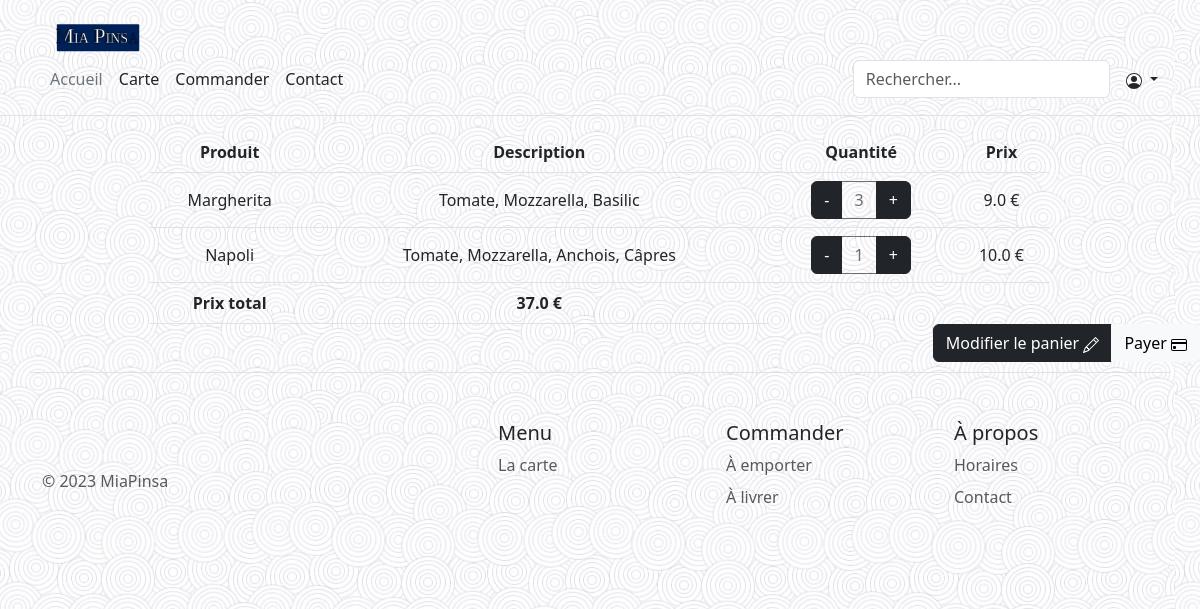
Screenshot of /commander/valider_panier/ (signed in) with the database file from the repository.
### livraison/models.py (models this page shows, shortened)
class Detail(models.Model):
    detail_quantite = models.IntegerField(default=1)
    detail_notes = models.TextField(max_length=1000, null=True)
    detail_produit = models.ForeignKey(Produit, on_delete=models.CASCADE)
    detail_commande = models.ForeignKey(Commande, on_delete=models.CASCADE)

class Produit(models.Model):
    produit_libelle = models.CharField(max_length=128)
    produit_prix = models.FloatField(default=0.0)
    PINSA = 'PS'
    ANTIPASTI = 'AP'
    PASTA = 'PA'
    PASTALFORNO = 'PF'
    DESSERT = 'DS'
    BOISSON = 'BS'
    TYPE_PRODUIT = [
        (PINSA, 'Pinsa'),
        (ANTIPASTI, 'Antipasti'),
        (PASTA, 'Pasta'),
        (PASTALFORNO, 'Past\'al forno'),
        (DESSERT, 'Dessert'),
        (BOISSON, 'Boisson')
    ]
    produit_type = models.CharField(max_length=2, choices=TYPE_PRODUIT)
    BASIQUE = 'BQ'
    SPECIALE = 'SP'
    VEGETARIENNE = 'VG'
    TYPE_PINSA = [
        (BASIQUE, 'Basique'),
        (SPECIALE, 'Spéciale'),
        (VEGETARIENNE, 'Végétarienne')
    ]
    produit_sous_type = models.CharField(max_length=2, choices=TYPE_PINSA, null=True)
    produit_composition = models.TextField(max_length=1000, null=True)
    produit_photo = models.ImageField(upload_to="plats", blank=True, null=True)
    slug = models.SlugField(max_length=128)

### livraison/views.py (the view)
# urls.py: path('valider_panier/', commander_payer, name="confirm_cart"),
def commander_payer(request):
    user = request.user
    commande = Commande.objects.get(commande_client=user)
    details = Detail.objects.filter(detail_commande=commande)
    total = 0
    for detail in details:
        total += (detail.detail_quantite * detail.detail_produit.produit_prix)
    return render(request, 'livraison/panier.html', {"details": details, "prix_total": total})

### livraison/templates/livraison/panier.html (shortened to what this page needs)
{% extends "index.html" %}
{% load static %}
{% block content %}
<div class="table-responsive">
  <table class="table align-middle" style="margin: auto; width: 75%; text-align: center">
    <thead>
      <tr>
        <th>Produit</th>
        <th>Description</th>
        <th>Quantité</th>
        <th>Prix</th>
      </tr>
    </thead>
    <tbody>
    {% for produit in details %}
      <tr>
        <td>{{produit.detail_produit.produit_libelle}}</td>
        <td>{{produit.detail_produit.produit_composition}}</td>
          <td><div class="btn-group" role="group" aria-label="Basic example">
  <a href="{% url 'remove_from_cart' produit.detail_produit.slug 1 %}" type="button" class="btn btn-dark">-</a>
  <button type="button" class="btn btn-outline-dark" disabled>{{produit.detail_quantite}}</button>
  <a href="{% url 'add_to_cart' produit.detail_produit.slug 1 %}" type="button" class="btn btn-dark">+</a>
</div></td>
        <td>{{produit.detail_produit.produit_prix}} € </td>
      </tr>
    {% endfor %}
    </tbody>
    <tfoot>
      <tr class="align-right">
        <td><span style="font-weight: bold">Prix total</span></td>
        <td><span style="font-weight: bold">{{prix_total}} €</span></td>
      </tr>
    </tfoot>
  </table>
</div>
<div class="btn-group" role="group" aria-label="Basic mixed styles example" style="float: right">
  <a href="{% url 'affiche-produits' %}" class="btn btn-dark">Modifier le panier </a>
  <a href="{% url 'livraison-index' %}" class="btn btn-light">Payer </a>
</div>
{% endblock %}

### templates/index.html (shortened to what this page needs)
{% load static %}
<!DOCTYPE html>
<html lang="en">
<head>
    <link rel="stylesheet" href="{% static 'css/bootstrap.min.css' %}">
  <link
	rel="stylesheet"
	href="https://cdn.jsdelivr.net/npm/bootstrap-icons@1.7.2/font/bootstrap-icons.css"
  />
   <link rel="stylesheet" type="text/css" href="https://unpkg.com/maplibre-gl@2.1.9/dist/maplibre-gl.css">
</head>
<body>
  <header class="p-3 mb-3 border-bottom">
    <div class="container">
      <div class="d-flex flex-wrap align-items-center justify-content-center justify-content-lg-start">
        <a href="{% url 'homepage' %}" class="d-flex align-items-center mb-2 mb-lg-0 text-dark text-decoration-none">
          <img src="{% static 'img/mia_pinsa_logo.svg' %}" width="10%">
        </a>
        <ul class="nav col-12 col-lg-auto me-lg-auto mb-2 justify-content-center mb-md-0">
          <li><a href="{% url 'homepage' %}" class="nav-link px-2 link-secondary">Accueil</a></li>
          <li><a href="{% url 'menu_display' %}" class="nav-link px-2 link-dark">Carte</a></li>
          <li><a href="{% url 'affiche-produits' %}" class="nav-link px-2 link-dark">Commander</a></li>
          <li><a href="{% url 'contact' %}" class="nav-link px-2 link-dark">Contact</a></li>
        </ul>
        <form class="col-12 col-lg-auto mb-3 mb-lg-0 me-lg-3" role="search">
          <input type="search" class="form-control" placeholder="Rechercher..." aria-label="Search">
        </form>
        {% if user.is_authenticated %}
        <div class="dropdown text-end">
          <a href="#" class="d-block link-dark text-decoration-none dropdown-toggle" data-bs-toggle="dropdown" aria-expanded="false">
          </a>
        </div>
        {% else %}
        <ul class="nav col-12 col-lg-auto me-lg-auto mb-2 justify-content-center mb-md-0">
          <li><a href="/register/" class="nav-link px-2 link-dark">Creer un compte</a></li>
          <li><a href="{% url 'login' %}" class="nav-link px-2 link-dark">Se connecter</a></li>
        </ul>
        {% endif %}
      </div>
    </div>
  </header>
{% block content %}
{% endblock %}
<div class="container">
  <footer class="row row-cols-1 row-cols-sm-2 row-cols-md-5 py-5 my-5 border-top">
    <div class="col mb-3">
      <a href="/src/code/static" class="d-flex align-items-center mb-3 link-dark text-decoration-none">
        <svg class="bi me-2" width="40" height="32"><use xlink:href="#bootstrap"/></svg>
      </a>
      <p class="text-muted">&copy; 2023 MiaPinsa</p>
    </div>
    <div class="col mb-3">
    </div>
    <div class="col mb-3">
      <h5>Menu</h5>
      <ul class="nav flex-column">
        <li class="nav-item mb-2"><a href="{% url 'menu_display' %}" class="nav-link p-0 text-muted">La carte</a></li>
      </ul>
    </div>
    <div class="col mb-3">
      <h5>Commander</h5>
      <ul class="nav flex-column">
        <li class="nav-item mb-2"><a href="#" class="nav-link p-0 text-muted">À emporter</a></li>
        <li class="nav-item mb-2"><a href="{% url 'affiche-produits' %}" class="nav-link p-0 text-muted">À livrer</a></li>
      </ul>
    </div>
    <div class="col mb-3">
      <h5>À propos</h5>
      <ul class="nav flex-column">
        <li class="nav-item mb-2"><a href="{% url 'horaires' %}" class="nav-link p-0 text-muted">Horaires</a></li>
        <li class="nav-item mb-2"><a href="{% url 'contact' %}" class="nav-link p-0 text-muted">Contact</a></li>
      </ul>
    </div>
  </footer>
</div>
</body>
</html>

### rows the page displays
Detail: detail_produit.produit_libelle "Margherita", detail_produit.produit_composition "Tomate, Mozzarella, Basilic", detail_quantite "3", detail_produit.produit_prix "9.0"
Detail: detail_produit.produit_libelle "Napoli", detail_produit.produit_composition "Tomate, Mozzarella, Anchois, Câpres", detail_quantite "1", detail_produit.produit_prix "10.0"

### other values shown
{{ prix_total }} "37.0"
